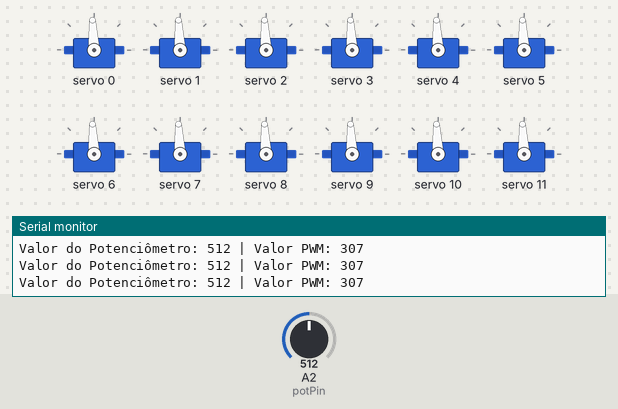
Recording of a sketch running on a simulated Arduino Uno, built with avr-gcc and run on an emulated ATmega328P. Shown: 12 × servo, the last lines printed to the serial monitor. Inputs (shaded band) come from the test bench; at power-on: A2 (potPin) = 512.

Above: at 1.2 s.
1.3 s: A2 (potPin) set to 989
At 2.1 s:
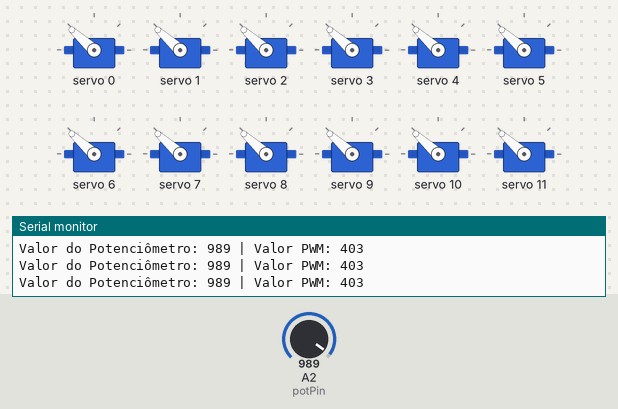
2.8 s: A2 (potPin) set to 1009
At 3.8 s:
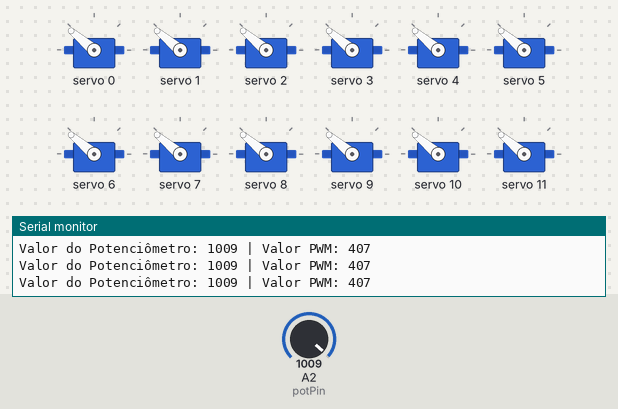
4.3 s: A2 (potPin) set to 6
At 4.7 s:
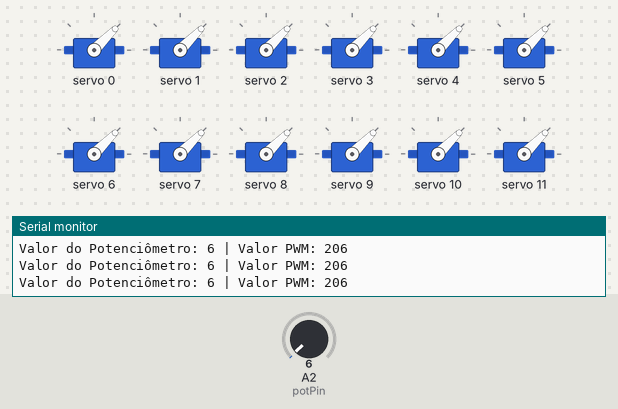
5.8 s: A2 (potPin) set to 8
8.8 s: A2 (potPin) set to 11
11.8 s: A2 (potPin) set to 89
At 13.1 s:
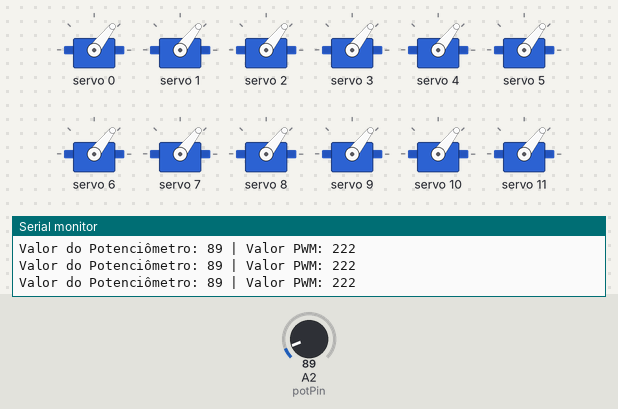
14.8 s: A2 (potPin) set to 107
At 16.0 s:
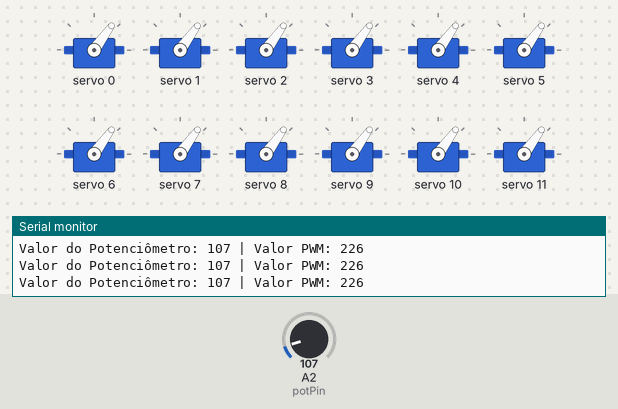
Timing chart, 0 to 17.8 s (numbered marks = the images above; inputs shaded):
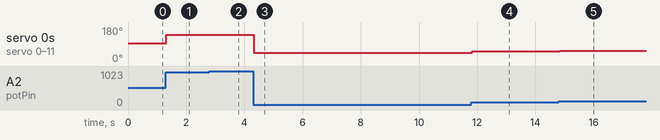

The sketch:

Acionamento_MotorBrushless_com_PCA9685.ino
```cpp
#include <Wire.h>                        // Biblioteca para comunicação I2C
#include <Adafruit_PWMServoDriver.h>     // Biblioteca para PCA9685

Adafruit_PWMServoDriver pwm = Adafruit_PWMServoDriver();  // Objeto PCA9685

const int potPin = A2;            // Pino do potenciômetro

void setup() {
  Serial.begin(9600);
  pwm.begin();                   // Inicializa a comunicação com o PCA9685
  pwm.setPWMFreq(50);            // Frequência de 50 Hz (padrão para ESCs)
  Serial.println("Controle Brushless com PCA9685!");
}

void loop() {
  // Lê o valor do potenciômetro (0 a 1023)
  int valorPot = analogRead(potPin);

  // Mapear para valores de pulso para ESC (servo motor: 1000-2000us -> 0-4095)
  int valorPWM = map(valorPot, 0, 1023, 205, 410);  // Ajustar conforme o motor

  // Envia o valor mapeado para o canal específico
  for(int i=0; i<16; i++){
  pwm.setPWM(i, 0, valorPWM);}

  //Exibe os valores no monitor serial
  Serial.print("Valor do Potenciômetro: ");
  Serial.print(valorPot);
  Serial.print(" | Valor PWM: ");
  Serial.println(valorPWM);
  delay(20); // Pequeno atraso para estabilidade
}
```

Measured:
- after the input at 1.3 s, servo 0–11: 93° → 138° at once
- after the input at 2.8 s, servo 0–11: 138° → 140° at once
- after the input at 4.3 s, servo 0–11: 140° → 45° at once
- after the input at 11.8 s, servo 0–11: 45° → 52° at once
- after the input at 14.8 s, servo 0, servo 1: 52° → 54° at once; servo 2–11: 52° → 54° after 0.05 s
